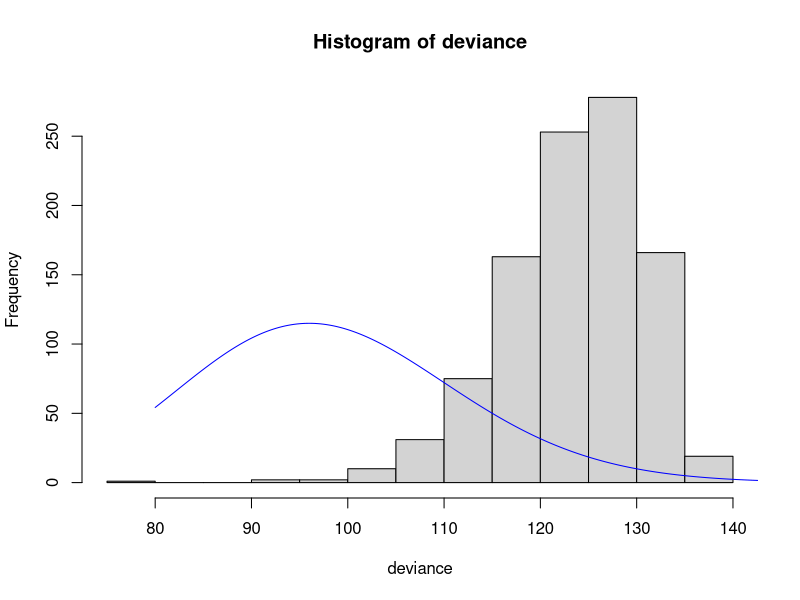

Write R code to recreate this figure.
nreps<-1000 #number of replications
deviance<-matrix(0,nrow = nreps,ncol=1)
set.seed(1234)
n<-100
for (irep in 1:nreps){
  i<-seq(1,100)
  xi<-i/100
  b0<-0.2
  b1<-1
  eta<-b0+b1*xi
  pi_i<-exp(eta)/(1+exp(eta))
  yi<-rbinom(n,1,pi_i)
  fit<-glm(cbind(yi,1-yi)~1+xi,family = binomial)
  deviance[irep]<-fit$deviance
}
hist(deviance)
xs<-seq(80,160,length=1000)
ys<-dchisq(xs,df=98)
lines(xs,ys*1000*4,col="blue")